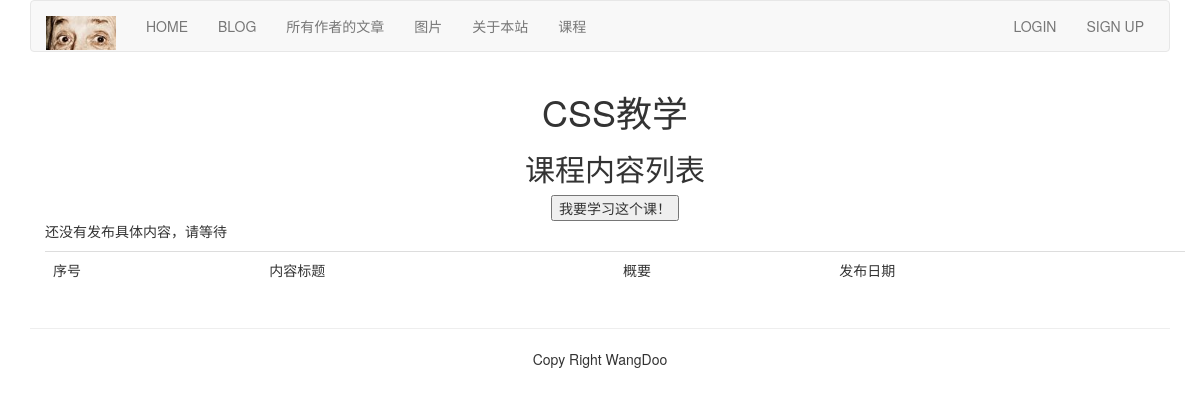
/course/lessons-list/4/, run on an earlier commit of the app's database.
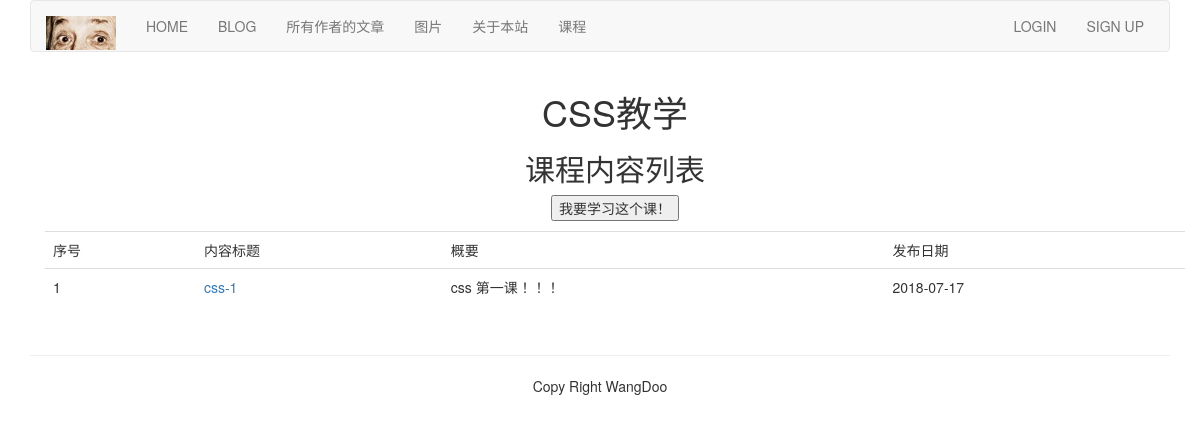
And on a later commit of the database.
### course/models.py (models this page shows, shortened)
class Lesson(models.Model):
	user = models.ForeignKey(User, related_name="lesson_user", on_delete=models.CASCADE)
	course = models.ForeignKey(Course, related_name="lesson", on_delete=models.CASCADE)
	title = models.CharField(max_length=200)
	video = models.FileField(upload_to=user_directory_path)
	description = models.TextField(blank=True)
	attach = models.FileField(upload_to=user_directory_path, blank=True)
	created = models.DateTimeField(auto_now_add=True)
	order = OrderField(blank=True, for_fields=['course'])
	class Meta:
		ordering = ['order']

### course/views.py (the view, shortened to what this page needs)
# urls.py: path('lessons-list/<int:course_id>/', StudentListLessonView.as_view(), name='lesson_list'),
class StudentListLessonView(ListLessonsView):
	template_name = "course/slist_lessons.html"

### course/views.py (called while the page is built)
	def get(self, request, course_id):
		course = get_object_or_404(Course, id=course_id)
		return self.render_to_response({'course':course})

### templates/course/slist_lessons.html (shortened to what this page needs)
{% extends "base.html" %}
{% load staticfiles %}
{% block content %}
<div class="container">
	<div class="text-center">
		<h1>{{ course.title }}</h1>
		<h2>课程内容列表</h2>
		<form action="." method="post" class="form-horizontal">{% csrf_token %}
			<input type="button"  onclick="start_learn({{ course.id }})" value="我要学习这个课！">
		</form>
	</div>
	<table class="table table-hover" style="margin-top: 10px">
		<tr>
			<td>序号</td><td>内容标题</td><td>概要</td><td>发布日期</td>
		</tr>
		{% for lesson in course.lesson.all %}
			<tr id="{{ forloop.counter }}">
				<td>{{ forloop.counter }}</td>
				<td><a href="{% url 'course:detail_lesson' lesson.id %}">{{ lesson.title }}</a></td>
				<td>{{ lesson.description | slice:'30' | linebreaks }}</td>
				<td>{{ lesson.created | date:"Y-m-d" }}</td>
			</tr>
		{% empty %}
			<p>还没有发布具体内容，请等待</p>
		{% endfor %}
	</table>
</div>
{% endblock %}

What changed in the data, as far as the page shows it:
added Lesson: title "css-1", description "css 第一课 ！！！", created "2018-07-17"
Also different on the page:
text no longer shown: "还没有发布具体内容，请等待"
